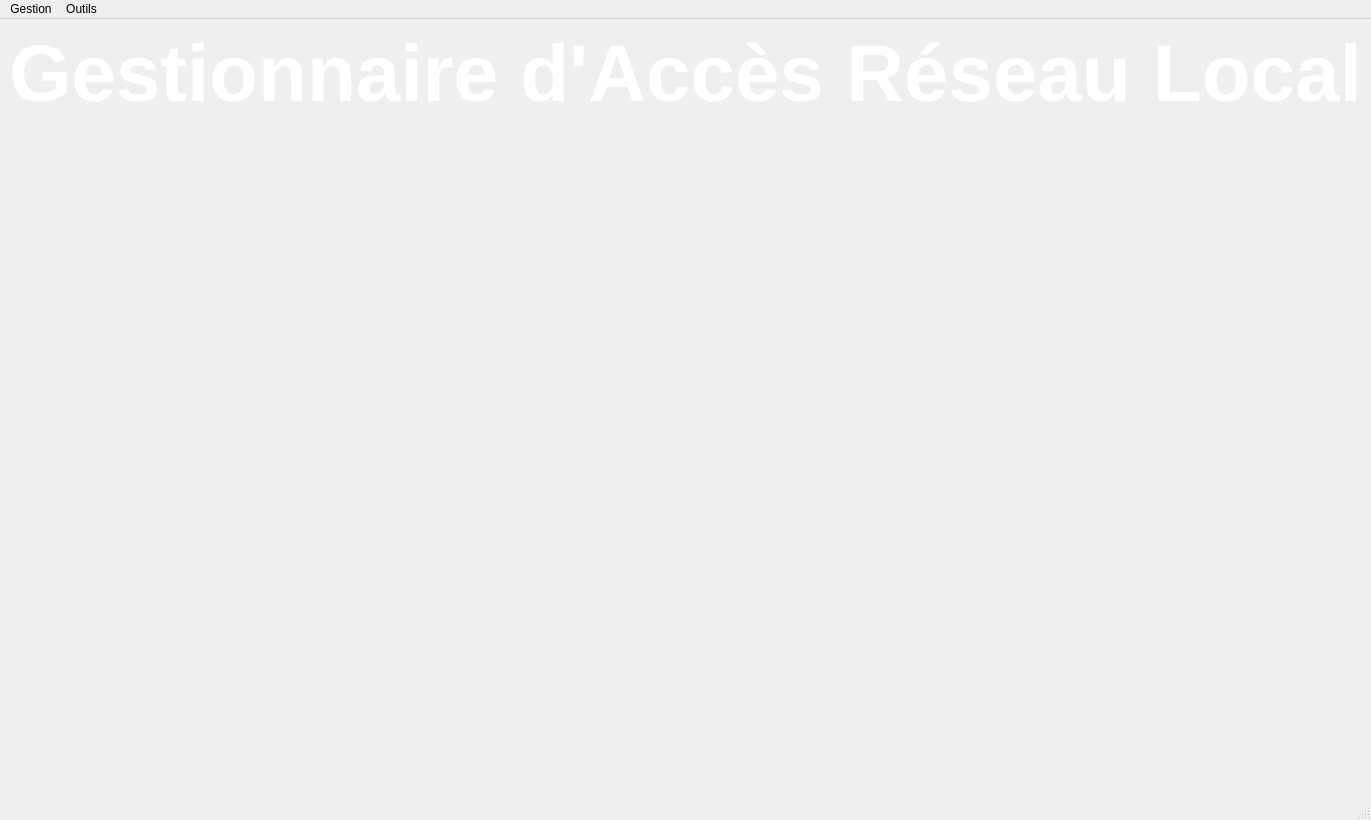
<?xml version="1.0" encoding="UTF-8"?>
<ui version="4.0">
 <class>FenetrePrincipale</class>
 <widget class="QMainWindow" name="FenetrePrincipale">
  <property name="geometry">
   <rect><x>0</x><y>0</y><width>1280</width><height>820</height></rect>
  </property>
  <property name="windowTitle">
   <string>Gestionnaire d'accès réseau local</string>
  </property>

  <widget class="QWidget" name="centralwidget">
   <layout class="QVBoxLayout" name="verticalLayout">
    <item>
     <widget class="QLabel" name="titre">
      <property name="text"><string>Gestionnaire d'Accès Réseau Local</string></property>
      <property name="alignment"><set>Qt::AlignHCenter|Qt::AlignTop</set></property>
      <property name="styleSheet">
       <string notr="true">#titre{background:transparent;border:none;color:#FFFFFF;font-size:80px;font-weight:800;}</string>
      </property>
     </widget>
    </item>
   </layout>
  </widget>

  <widget class="QStatusBar" name="statusbar"/>
  <widget class="QMenuBar" name="menubar">
   <property name="geometry"><rect><x>0</x><y>0</y><width>1280</width><height>22</height></rect></property>

   <widget class="QMenu" name="menuGestion">
    <property name="title"><string>Gestion</string></property>
    <addaction name="actionGestion_Utilisateurs"/>
    <addaction name="actionAffichage_Utilisateurs"/>
    <addaction name="actionQuitter"/>
   </widget>

   <widget class="QMenu" name="menuOutils">
    <property name="title"><string>Outils</string></property>
    <addaction name="actionHashage"/>
    <addaction name="actionGenerateur_MDP"/>
    <addaction name="actionChiffrement"/>
   </widget>

   <addaction name="menuGestion"/>
   <addaction name="menuOutils"/>
  </widget>

  <action name="actionGestion_Utilisateurs">
   <property name="text"><string>Gestion des utilisateurs</string></property>
  </action>
  <action name="actionAffichage_Utilisateurs">
   <property name="text"><string>Affichage des utilisateurs</string></property>
  </action>
  <action name="actionHashage">
   <property name="text"><string>Hashage de texte</string></property>
  </action>
  <action name="actionGenerateur_MDP">
   <property name="text"><string>Générateur de mot de passe</string></property>
  </action>
  <action name="actionChiffrement">
   <property name="text"><string>Chiffrement / Déchiffrement</string></property>
  </action>
  <action name="actionQuitter">
   <property name="text"><string>Quitter</string></property>
  </action>
 </widget>

 <resources/>
 <connections/>
</ui>
